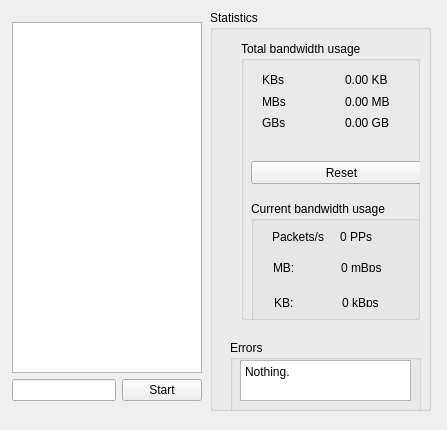
<?xml version="1.0" encoding="UTF-8"?>
<ui version="4.0">
 <class>MainWindow</class>
 <widget class="QMainWindow" name="MainWindow">
  <property name="windowModality">
   <enum>Qt::ApplicationModal</enum>
  </property>
  <property name="geometry">
   <rect>
    <x>0</x>
    <y>0</y>
    <width>447</width>
    <height>430</height>
   </rect>
  </property>
  <property name="windowTitle">
   <string>Net Traffic</string>
  </property>
  <widget class="QWidget" name="centralWidget">
   <widget class="QGroupBox" name="groupBox">
    <property name="geometry">
     <rect>
      <x>210</x>
      <y>10</y>
      <width>221</width>
      <height>401</height>
     </rect>
    </property>
    <property name="title">
     <string>Statistics</string>
    </property>
    <widget class="QWidget" name="layoutWidget">
     <property name="geometry">
      <rect>
       <x>20</x>
       <y>20</y>
       <width>201</width>
       <height>301</height>
      </rect>
     </property>
     <layout class="QVBoxLayout" name="verticalLayout_2">
      <item>
       <widget class="QGroupBox" name="groupBox_3">
        <property name="title">
         <string>Total bandwidth usage</string>
        </property>
        <widget class="QPushButton" name="resetTotal">
         <property name="geometry">
          <rect>
           <x>10</x>
           <y>120</y>
           <width>181</width>
           <height>23</height>
          </rect>
         </property>
         <property name="text">
          <string>Reset</string>
         </property>
        </widget>
        <widget class="QGroupBox" name="groupBox_2">
         <property name="geometry">
          <rect>
           <x>10</x>
           <y>160</y>
           <width>171</width>
           <height>131</height>
          </rect>
         </property>
         <property name="title">
          <string>Current bandwidth usage</string>
         </property>
         <widget class="QLabel" name="ppsLabel">
          <property name="geometry">
           <rect>
            <x>205</x>
            <y>23</y>
            <width>26</width>
            <height>16</height>
           </rect>
          </property>
          <property name="text">
           <string>0 pps</string>
          </property>
         </widget>
         <widget class="QWidget" name="layoutWidget">
          <property name="geometry">
           <rect>
            <x>11</x>
            <y>51</y>
            <width>151</width>
            <height>31</height>
           </rect>
          </property>
          <layout class="QHBoxLayout" name="horizontalLayout">
           <item>
            <widget class="QLabel" name="label_2">
             <property name="text">
              <string>MB:</string>
             </property>
            </widget>
           </item>
           <item>
            <widget class="QLabel" name="currentMBps">
             <property name="text">
              <string>0 mBps</string>
             </property>
            </widget>
           </item>
          </layout>
         </widget>
         <widget class="QWidget" name="layoutWidget">
          <property name="geometry">
           <rect>
            <x>12</x>
            <y>86</y>
            <width>151</width>
            <height>31</height>
           </rect>
          </property>
          <layout class="QHBoxLayout" name="horizontalLayout_3">
           <item>
            <widget class="QLabel" name="label">
             <property name="text">
              <string>KB:</string>
             </property>
            </widget>
           </item>
           <item>
            <widget class="QLabel" name="currentKBps">
             <property name="text">
              <string>0 kBps</string>
             </property>
            </widget>
           </item>
          </layout>
         </widget>
         <widget class="QWidget" name="layoutWidget">
          <property name="geometry">
           <rect>
            <x>10</x>
            <y>20</y>
            <width>151</width>
            <height>31</height>
           </rect>
          </property>
          <layout class="QHBoxLayout" name="horizontalLayout_5">
           <item>
            <widget class="QLabel" name="label_3">
             <property name="text">
              <string>Packets/s</string>
             </property>
            </widget>
           </item>
           <item>
            <widget class="QLabel" name="label_5">
             <property name="text">
              <string>0 PPs</string>
             </property>
            </widget>
           </item>
          </layout>
         </widget>
        </widget>
        <widget class="QWidget" name="layoutWidget">
         <property name="geometry">
          <rect>
           <x>10</x>
           <y>20</y>
           <width>181</width>
           <height>81</height>
          </rect>
         </property>
         <layout class="QVBoxLayout" name="verticalLayout_3">
          <item>
           <layout class="QHBoxLayout" name="horizontalLayout_6">
            <item>
             <widget class="QLabel" name="label_10">
              <property name="text">
               <string>KBs</string>
              </property>
             </widget>
            </item>
            <item>
             <widget class="QLabel" name="totalkBps">
              <property name="text">
               <string>0.00 KB</string>
              </property>
             </widget>
            </item>
           </layout>
          </item>
          <item>
           <layout class="QHBoxLayout" name="horizontalLayout_4">
            <item>
             <widget class="QLabel" name="label_7">
              <property name="text">
               <string>MBs</string>
              </property>
             </widget>
            </item>
            <item>
             <widget class="QLabel" name="totalmBps">
              <property name="text">
               <string>0.00 MB</string>
              </property>
             </widget>
            </item>
           </layout>
          </item>
          <item>
           <layout class="QHBoxLayout" name="horizontalLayout_2">
            <item>
             <widget class="QLabel" name="label_12">
              <property name="text">
               <string>GBs</string>
              </property>
             </widget>
            </item>
            <item>
             <widget class="QLabel" name="totalgBps">
              <property name="text">
               <string>0.00 GB</string>
              </property>
             </widget>
            </item>
           </layout>
          </item>
         </layout>
        </widget>
       </widget>
      </item>
     </layout>
    </widget>
    <widget class="QGroupBox" name="groupBox_4">
     <property name="geometry">
      <rect>
       <x>20</x>
       <y>330</y>
       <width>191</width>
       <height>80</height>
      </rect>
     </property>
     <property name="title">
      <string>Errors</string>
     </property>
     <widget class="QPlainTextEdit" name="errorText">
      <property name="geometry">
       <rect>
        <x>10</x>
        <y>20</y>
        <width>171</width>
        <height>41</height>
       </rect>
      </property>
      <property name="readOnly">
       <bool>true</bool>
      </property>
      <property name="plainText">
       <string>Nothing.</string>
      </property>
     </widget>
    </widget>
   </widget>
   <widget class="QWidget" name="layoutWidget">
    <property name="geometry">
     <rect>
      <x>1</x>
      <y>11</y>
      <width>212</width>
      <height>401</height>
     </rect>
    </property>
    <layout class="QVBoxLayout" name="verticalLayout1">
     <item>
      <widget class="QListWidget" name="deviceList"/>
     </item>
     <item>
      <layout class="QHBoxLayout" name="horizontalLayout1">
       <item>
        <widget class="QLineEdit" name="deviceIndex">
         <property name="toolTip">
          <string>&lt;html&gt;&lt;head/&gt;&lt;body&gt;&lt;p&gt;Type device number then click Start.&lt;/p&gt;&lt;/body&gt;&lt;/html&gt;</string>
         </property>
        </widget>
       </item>
       <item>
        <widget class="QPushButton" name="startButton">
         <property name="text">
          <string>Start</string>
         </property>
        </widget>
       </item>
      </layout>
     </item>
    </layout>
   </widget>
  </widget>
 </widget>
 <layoutdefault spacing="6" margin="11"/>
 <resources/>
 <connections/>
</ui>
